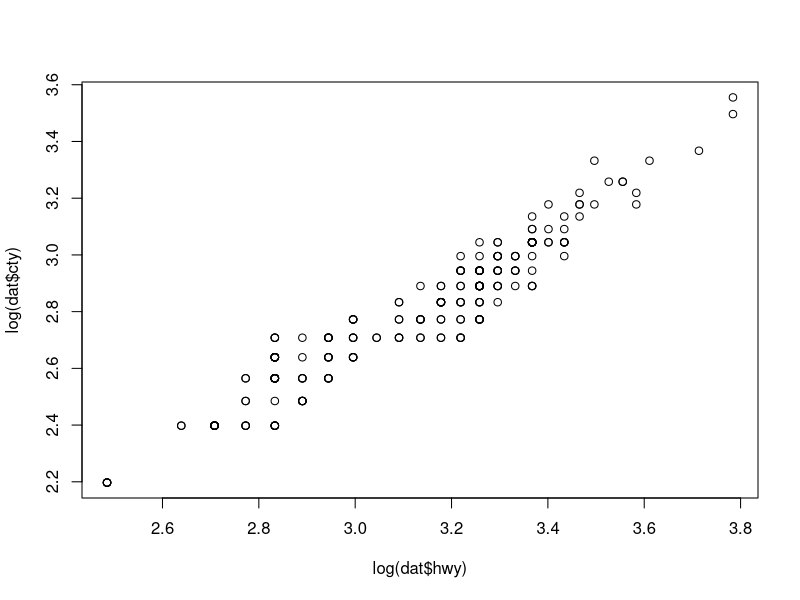
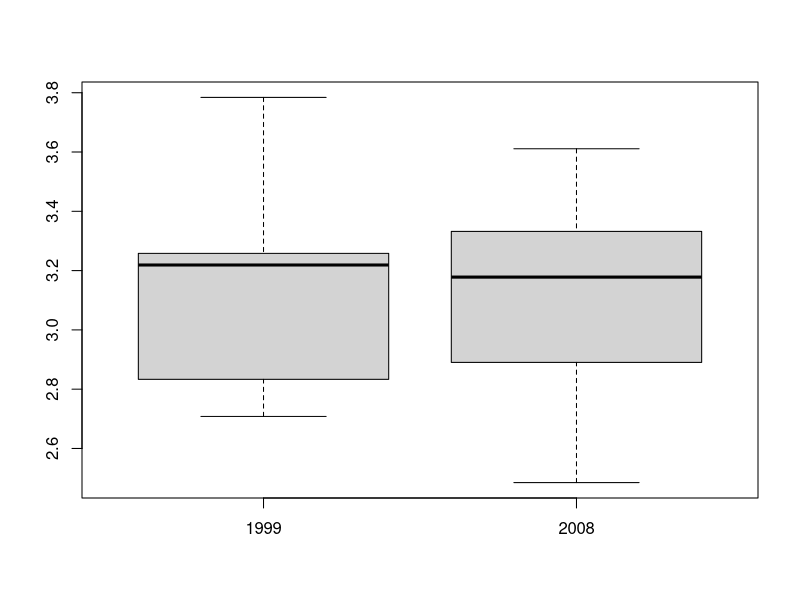

The R script that drew these images, in order:
## ---- chunk 1
knitr::opts_chunk$set(echo = TRUE)
## ---- chunk 2
f <- c(-10,15)
(f-32)/1.8

cel <- (f-32)/1.8
cel

## ---- chunk 3


rep(x=0:1,times=100)

vec200<- rep(x=0:1,times=100)

vec200
## ---- chunk 4

round(sqrt(1:1001))
rd <- round(sqrt(1:1001))
duplicated(rd)
rdd<-duplicated(rd)
table(rdd)#FALSE is the number of Prefect squares we have n [1:1001]
a<- table(rdd)
a[['FALSE']]
numPerfect<- a[['FALSE']]
numPerfect
## ---- chunk 5
library(ggplot2)
summary(mpg)
dat<- mpg
View(dat)
sort(dat$hwy)
head(sort(dat$hwy),3)
top3 <-head(sort(dat$hwy),3)
top3
## ---- chunk 6
dat[dat$class=='compact',]
modelscompact<-dat[dat$class=='compact',]
models<-modelscompact$model
duplicated(models)
dm<-duplicated(models)
table(dm)
aa<- table(dm)
aa[["FALSE"]]
numCompact <- aa[["FALSE"]]
numCompact
## ---- chunk 7
plot(log(dat$hwy),log(dat$cty))
## ---- chunk 8
dathwy <- dat$hwy
dathwy[dat$year==1999]
dathwy[dat$year==2008]
boxplot(log(dathwy[dat$year==1999]),log(dathwy[dat$year==2008]),names=c("1999","2008"))
summary(dathwy[dat$year==1999])
summary(dathwy[dat$year==2008])

